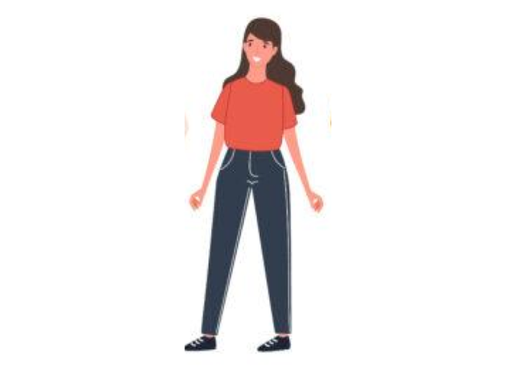
//> input picture 1_src/1_CV/smr_task4/images/human_2.png, 505 x 379 px, shrunk from 700 x 525 before the run; its folder holds 3 pictures in this run; the run also reads 1 picture not shown here
$ ./main_copy   (built with g++ and OpenCV 4)
//> lines starting //> are read from the running program, lines starting //| are printed output that depends on the picture
### 1_src/1_CV/smr_task4/ServerTask4/Socket.h
// Definition of the Socket class

#ifndef Socket_class
#define Socket_class


#include <sys/types.h>
#include <sys/socket.h>
#include <netinet/in.h>
#include <netdb.h>
#include <unistd.h>
#include <string>
#include <arpa/inet.h>


const int MAXHOSTNAME = 200;
const int MAXCONNECTIONS = 5;
const int MAXRECV = 500;

class Socket
{
 public:
  Socket();
  virtual ~Socket();

  // Server initialization
  bool create();
  bool bind ( const int port );
  bool listen() const;
  bool accept ( Socket& ) const;

  // Client initialization
  bool connect ( const std::string host, const int port );

  // Data Transimission
  bool send ( const std::string ) const;
  int recv ( std::string& ) const;


  void set_non_blocking ( const bool );

  bool is_valid() const { return m_sock != -1; }

 private:

  int m_sock;
  sockaddr_in m_addr;


};


#endif

### 1_src/1_CV/smr_task4/ServerTask4/SocketException.h
// SocketException class


#ifndef SocketException_class
#define SocketException_class

#include <string>

class SocketException
{
 public:
  SocketException ( std::string s ) : m_s ( s ) {};
  ~SocketException (){};

  std::string description() { return m_s; }

 private:

  std::string m_s;

};

#endif

### 1_src/1_CV/smr_task4/main copy.cpp
//Includes
#include <opencv2/opencv.hpp>
#include <opencv2/xfeatures2d.hpp>
#include "ServerSocket.h"
#include "SocketException.h"
#include <stdio.h>
#include <experimental/filesystem>
#include <vector>

//Namespace
using namespace cv;
using namespace cv::xfeatures2d;
using namespace std;
namespace fs = std::experimental::filesystem;


//Main
int main()
{
    //Load images from `images` and make labels
    std::string folder = "images/";
    std::vector<cv::Mat> images;
    std::vector<std::string> labels;

    std::string best_fit_label;

    for (const auto & entry : fs::directory_iterator(folder)) {
        images.push_back(imread(entry.path()));
//> images[0] is the input picture: 379 rows x 505 cols, CV_8UC3; mean B, G, R 236.5, 236.4, 240.7

        std::string filename = entry.path().filename().string();

        if(filename.find("human") != std::string::npos) {
            labels.push_back("human");
        } else if(filename.find("deer") != std::string::npos) {
            labels.push_back("deer");
        } else {
            labels.push_back("unrecognized");
        }
    }
//> pass 2 of the loop `for (const auto & entry : fs::directory_iterator(folder))`:
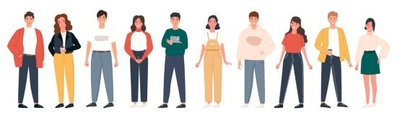
//> input picture 1_src/1_CV/smr_task4/images/human_1.jpg, 397 x 113 px, shrunk from 550 x 156 before the run
//> images[1] is the input picture: 113 rows x 397 cols, CV_8UC3; mean B, G, R 205.1, 210, 217.8
//> pass 3 of the loop `for (const auto & entry : fs::directory_iterator(folder))`:
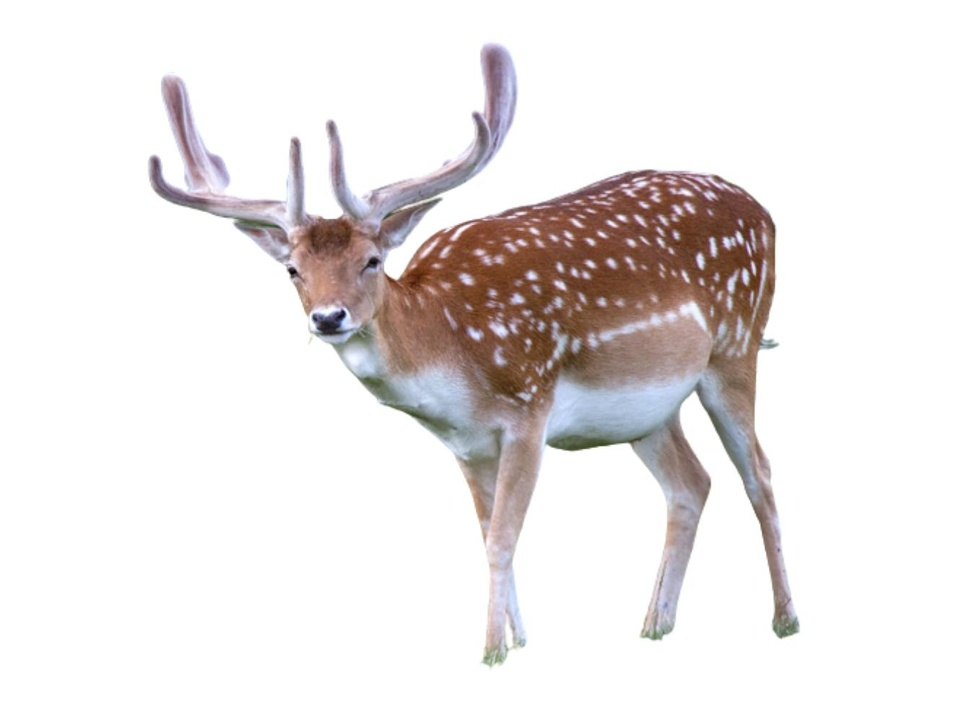
//> input picture 1_src/1_CV/smr_task4/images/deer_2.jpg, 970 x 727 px, shrunk from 1344 x 1008 before the run
//> images[2] is the input picture: 727 rows x 970 cols, CV_8UC3; mean B, G, R 229.2, 229.7, 233.8

    //Camera Capture
    cv::VideoCapture cap(-1); // Open the default camera

    if(!cap.isOpened())  // Check if we succeeded
    {
        printf("Could not open the camera\n");
        return -1;
    }

    double exposureTime =  -1.0;
    cap.set(cv::CAP_PROP_EXPOSURE, exposureTime);


    Mat input;
    cap >> input; // Get a new frame from camera
    cap.release();

    //cv::imwrite("captured_image.jpg", input);

    // If the image is colored, convert it to grayscale
    if(input.channels() > 1) {
        cvtColor(input, input, COLOR_BGR2GRAY);
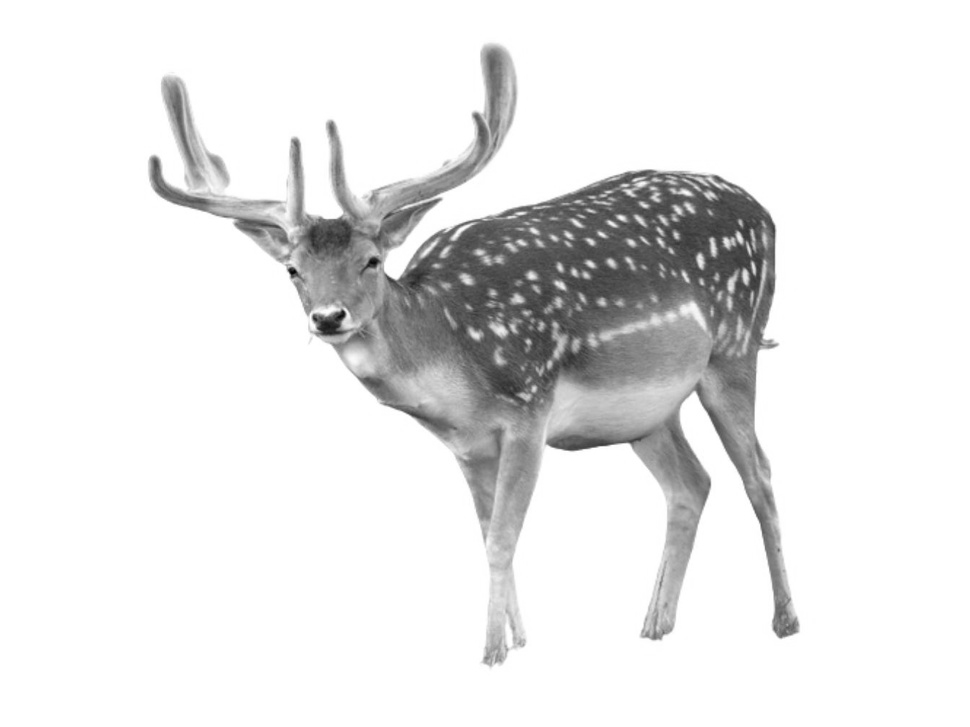
//> input: 727 rows x 970 cols, CV_8UC1; min 3, max 255, mean 230.9
    }

    //Check input
    if (input.empty()) {
        printf("Could not capture an image\n");
        return -1;
    }

    //SIFT
    Ptr<SIFT> detector = SIFT::create();
    std::vector<KeyPoint> keypoints_input;
    Mat descriptors_input;
    detector->detectAndCompute(input, noArray(), keypoints_input, descriptors_input);
//> keypoints_input = 1243 keypoints; strongest (x, y, size): (292, 272, 5.6), (328, 327, 14.9), (374, 262, 6.9), (342, 315, 5.3)

    BFMatcher matcher;
    double max_match = 0;
    Mat best_fit;

    for (const auto & entry : fs::directory_iterator(folder)) {
        Mat image = imread(entry.path(), IMREAD_GRAYSCALE);
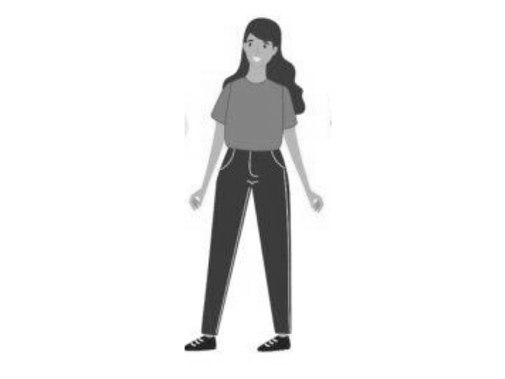
//> image: 379 rows x 505 cols, CV_8UC1; min 17, max 255, mean 237.6

        if (image.empty()) {
            printf("Could not open or find the image\n");
            continue;
        }

        std::vector<KeyPoint> keypoints_image;
        Mat descriptors_image;
        detector->detectAndCompute(image, noArray(), keypoints_image, descriptors_image);
//> keypoints_image = 129 keypoints; strongest (x, y, size): (188, 347, 5), (262, 348, 5.3), (282, 344, 10.9), (207, 344, 11.4)


        std::vector< std::vector<DMatch> > knn_matches;
        matcher.knnMatch(descriptors_input, descriptors_image, knn_matches, 2);
//> knn_matches = 1243 matches

        std::vector<DMatch> good_matches;
        for (size_t i = 0; i < knn_matches.size(); i++) {
            if (knn_matches[i][0].distance < 0.4 * knn_matches[i][1].distance) {
                good_matches.push_back(knn_matches[i][0]);
            }
        }
//> after the loop, good_matches = 0 matches

        double match = good_matches.size();
//> match = 0
        if (match > max_match) {
            max_match = match;
            best_fit = image;
            best_fit_label = entry.path().filename().string();

            Mat img_matches;
            drawMatches( input, keypoints_input, best_fit, keypoints_image,
                     good_matches, img_matches, Scalar::all(-1), Scalar::all(-1),
                     std::vector<char>(), DrawMatchesFlags::NOT_DRAW_SINGLE_POINTS );
        }
    }
//> pass 2 of the loop `for (const auto & entry : fs::directory_iterator(folder))`:
//> `Mat image = imread(entry.path(), IMREAD_GRAYSCALE);`:
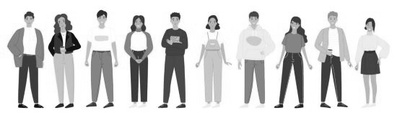
//> image: 113 rows x 397 cols, CV_8UC1; min 2, max 255, mean 212
//> keypoints_image = 273 keypoints; strongest (x, y, size): (71, 105, 3.3), (21, 106, 3.2), (61, 105, 3.2), (217, 27, 3.4)
//> pass 3 of the loop `for (const auto & entry : fs::directory_iterator(folder))`:
//> `Mat image = imread(entry.path(), IMREAD_GRAYSCALE);`:
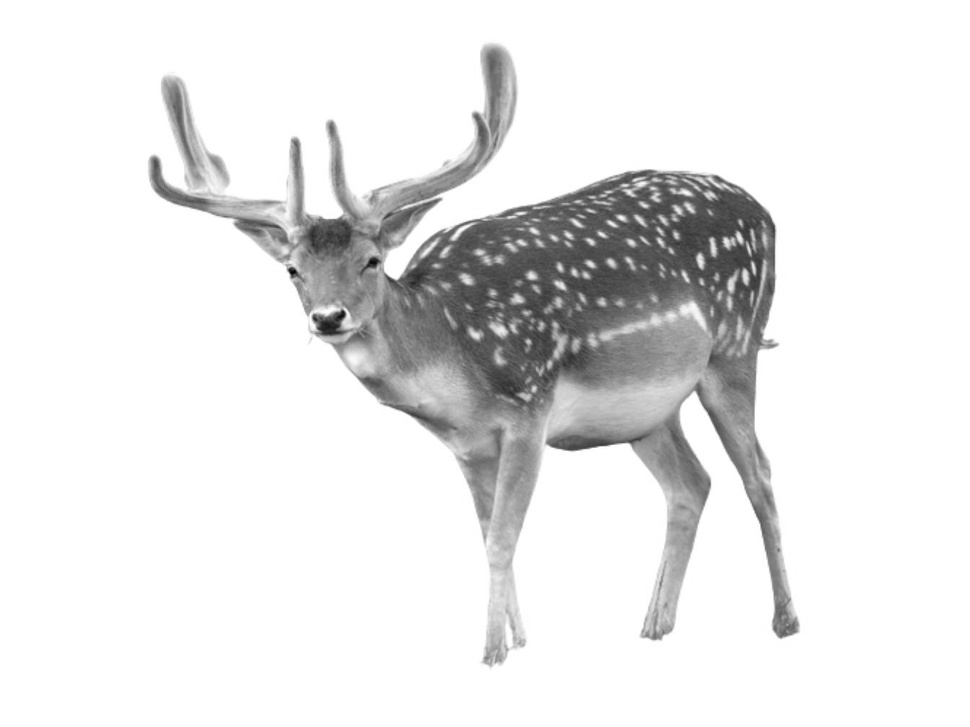
//> image: 727 rows x 970 cols, CV_8UC1; min 2, max 255, mean 230.9
//> keypoints_image = 1238 keypoints; strongest (x, y, size): (292, 272, 5.6), (328, 327, 14.9), (374, 262, 6.9), (342, 315, 5.3)
//> after the loop `for (size_t i = 0; i < knn_matches.size(); i++)`: good_matches = 1234 matches
//> match = 1234
//> `drawMatches( input, keypoints_input, best_fit, keypoints_image, good_m..`:
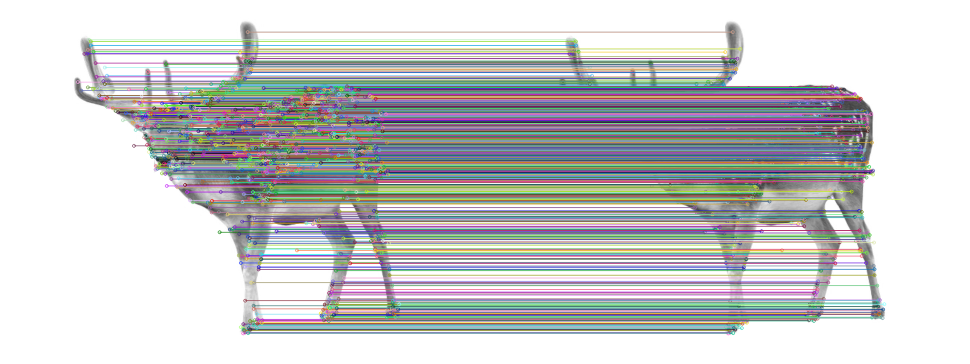
//> img_matches: 727 rows x 1940 cols, CV_8UC3 (shown at 1/2 size); mean B, G, R 202.5, 201.7, 201.1
//> after the loop, max_match = 1234

    std::cout << "Guess: " << best_fit_label << std::endl;

    return 0;
}
